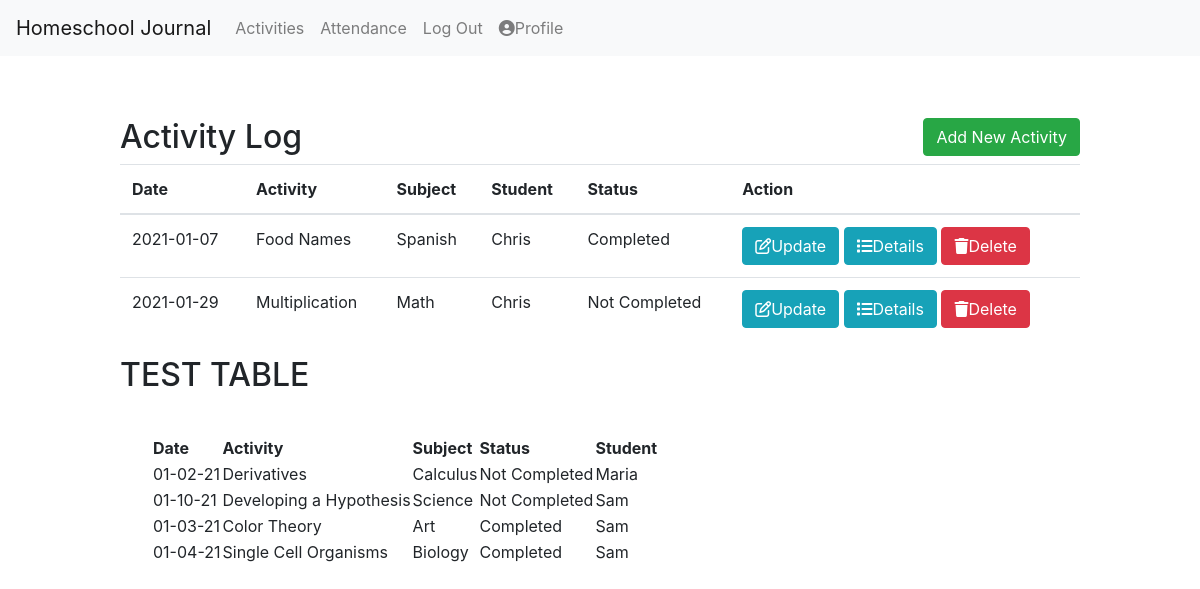
The app's page /log (signed in), older data.
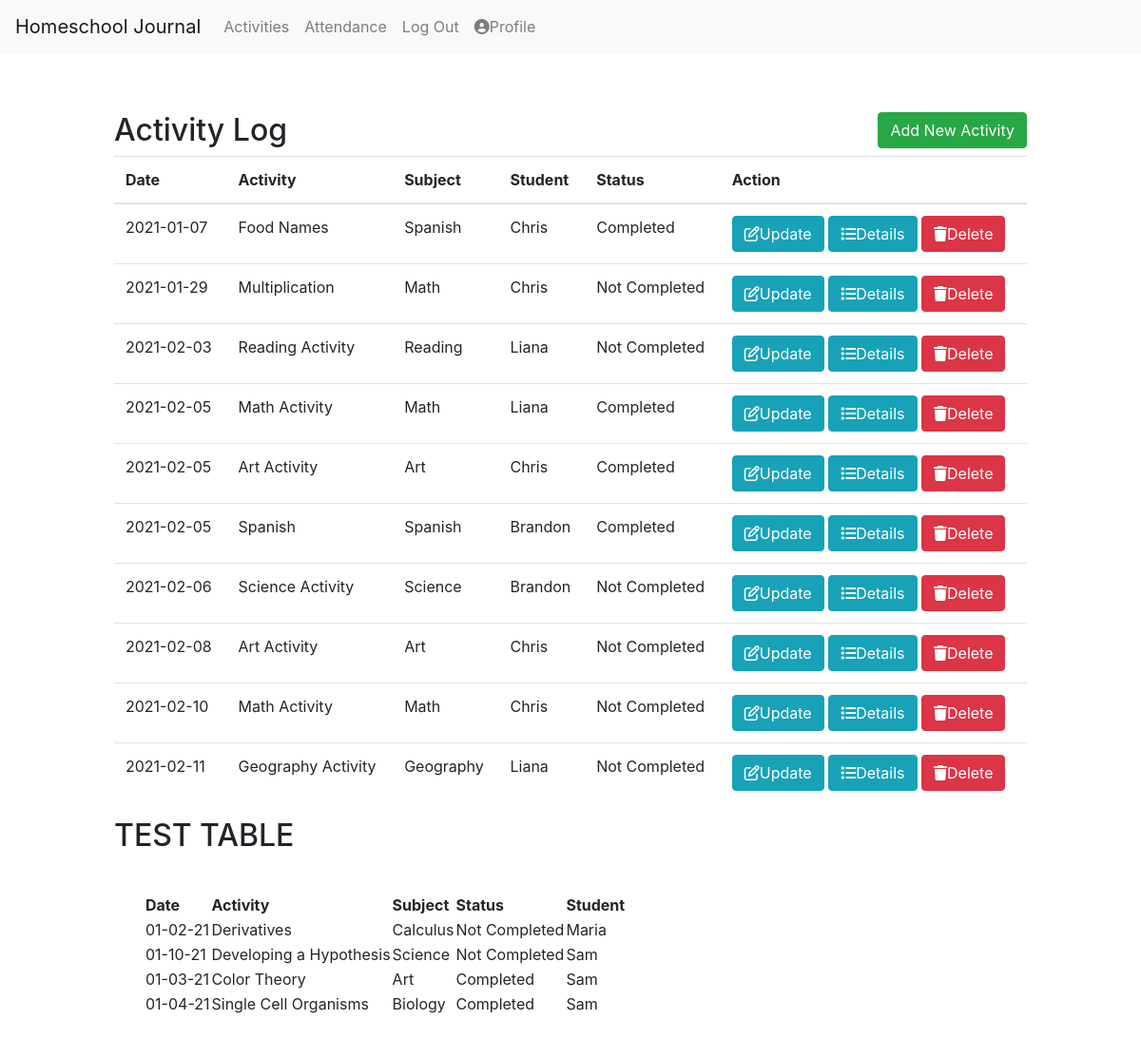
The same page, newer data.
### app/models.py (models this page shows, shortened)
class Activity(db.Model):
    id = db.Column(db.Integer, primary_key=True)
    title = db.Column(db.String(150), index=True, nullable=False)
    user_id = db.Column(db.Integer, db.ForeignKey('user.id'), index=True)
    subject_id = db.Column(db.Integer, db.ForeignKey('subject.id'), index=True, nullable=False)
    student_id = db.Column(db.Integer, db.ForeignKey('student.id'), index=True, nullable=False)
    description = db.Column(db.Text, index=True)
    resources = db.Column(db.Text, index=True)
    activity_date = db.Column(db.String(64), index=True, nullable=False)
    notes = db.Column(db.Text, index=True)
    status = db.Column(db.String(64), index=True, nullable=False)

class Subject(db.Model):
    id = db.Column(db.Integer, primary_key=True)
    user_id = db.Column(db.Integer, db.ForeignKey('user.id'), index=True)
    subject_name = db.Column(db.String(64), index=True)
    activities = db.relationship('Activity', backref='subject', lazy='dynamic')
    def __str__(self):
        return self.subject_name

class Student(db.Model):
    id = db.Column(db.Integer, primary_key=True)
    student_name = db.Column(db.String(64), index=True)
    user_id = db.Column(db.Integer, db.ForeignKey('user.id'))
    attendance = db.relationship('Attendance', backref='student', lazy='dynamic')
    activities = db.relationship('Activity', backref='student', lazy='dynamic')
    def __str__(self):
        return self.student_name

### app/routes.py (the view)
@app.route('/log', methods = ('GET', 'POST'))
@login_required
def log():
    activities = current_user.activities.order_by(Activity.activity_date).all()
    return render_template('log.html', activities=activities)

### app/models.py (called while the page is built)
@login.user_loader
def load_user(id):
    return User.query.get(int(id))

### app/templates/log.html (shortened to what this page needs)
{% extends 'base.html' %}
{% block content %}
    <div class="activity-log-header">
        <h2>Activity Log <a href="{{ url_for('add') }}" id="add-btn" class="btn btn-success float-right">Add New Activity</a></h2>
    </div>
    <table class="table table-hover">
        <thead>
            <tr>
                <th>Date</th>
                <th>Activity</th>
                <th>Subject</th>
                <th>Student</th>
                <th>Status</th>
                <th>Action</th>
            </tr>
        </thead>
        <tbody>
            {% for activity in activities %}
            <tr>
                <td>{{ activity.activity_date }}</td>
                <td>{{ activity.title }}</td>
                <td>{{ activity.subject }}</td>
                <td>{{ activity.student }}</td>
                <td>{{ activity.status }}</td>
                <td>
                    <a href="{{ url_for('update', title=activity.title) }}" class="btn btn-info btn-xs"><i class="far fa-edit"></i>Update</a>
                    <a href="{{ url_for('details', title=activity.title) }}" class="btn btn-info btn-xs"><i class="fas fa-list"></i></i>Details</a>
                    <a href="{{ url_for('delete', id=activity.id) }}" class="btn btn-danger btn-xs" onclick="return confirm('Are you sure you want to delete?')"><i class="fas fa-trash"></i>Delete</a>
                </td>
            </tr>
            {% endfor %}
        </tbody>
    </table>
    <h2>TEST TABLE</h2>
    <div class="container">
        <table id="" data-toggle="table" data-filter-control="true">
            <thead>
                <tr>
                    <th data-field="date" data-sortable="true">Date</th>
                    <th data-field="activity" data-filter-control="select" data-sortable="true">Activity</th>
                    <th data-field="subject" data-filter-control="select" data-sortable="true">Subject</th>
                    <th data-field="status" data-filter-control="select" data-sortable="true">Status</th>
                    <th data-field="student" data-filter-control="select" data-sortable="true">Student</th>
                </tr>
            </thead>
            <tbody>
                <tr>
                    <td>01-02-21</td>
                    <td>Derivatives</td>
                    <td>Calculus</td>
                    <td>Not Completed</td>
                    <td>Maria</td>
                </tr>
                <tr>
                    <td>01-10-21</td>
                    <td>Developing a Hypothesis</td>
                    <td>Science</td>
                    <td>Not Completed</td>
                    <td>Sam</td>
                </tr>
                <tr>
                    <td>01-03-21</td>
                    <td>Color Theory</td>
                    <td>Art</td>
                    <td>Completed</td>
                    <td>Sam</td>
                </tr>
                <tr>
                    <td>01-04-21</td>
                    <td>Single Cell Organisms</td>
                    <td>Biology</td>
                    <td>Completed</td>
                    <td>Sam</td>
                </tr>
            </tbody>
        </table>
    </div>
{% endblock %}

### app/templates/base.html (shortened to what this page needs)
<!DOCTYPE html>
<html lang="en">
    <head>
        <link rel="stylesheet" href="https://stackpath.bootstrapcdn.com/bootstrap/4.3.1/css/bootstrap.min.css">
        <link rel="stylesheet" href="{{ url_for('static', filename='style.css') }}">
        <link rel="stylesheet" href="https://unpkg.com/bootstrap-table@1.18.2/dist/bootstrap-table.min.css">
    </head>
    <body>
      <nav class="navbar navbar-expand-lg navbar-light bg-light">
        <a class="navbar-brand" href="{{ url_for('index') }}">Homeschool Journal</a>
        <div class="collapse navbar-collapse" id="navbarNav">
          <ul class="navbar-nav">
            <li class="nav-item">
              <a class="nav-link" href="{{ url_for('log') }}">Activities</a>
            </li>
            <li class="nav-item">
              <a class="nav-link" href="{{ url_for ('attend') }}">Attendance</a>
            </li>
            <li class="nav-item">
              {% if current_user.is_anonymous %}
              <a class="nav-link" href="{{ url_for ('login') }}">Log In</a>
              {% else %}
              <a class="nav-link" href="{{ url_for ('logout') }}">Log Out</a>
              {% endif %}
            </li>
            <li class="nav-item">
              <a class="nav-link" href="{{ url_for ('profile') }}"><i class="fas fa-user-circle"></i>Profile</a>
            </li>
          </ul>
        </div>
      </nav>
      <div class ="container">
          {% block content %} {% endblock %}
      </div>
    </body>
</html>

### app/static/style.css (style rules this page uses)
body { background-color: #fff; }
.activity-log-header { padding-top: 30px; }
.container { width: 1024px; padding: 2em; }

Row changes from the older to the newer data that the page shows:
added Activity: activity_date "2021-02-03", title "Reading Activity", subject "Reading", student "Liana", status "Not Completed"
added Activity: activity_date "2021-02-05", title "Math Activity", subject "Math", student "Liana", status "Completed"
added Activity: activity_date "2021-02-05", title "Art Activity", subject "Art", student "Chris", status "Completed"
added Activity: activity_date "2021-02-05", title "Spanish", subject "Spanish", student "Brandon", status "Completed"
added Activity: activity_date "2021-02-06", title "Science Activity", subject "Science", student "Brandon", status "Not Completed"
added Activity: activity_date "2021-02-08", title "Art Activity", subject "Art", student "Chris", status "Not Completed"
added Activity: activity_date "2021-02-10", title "Math Activity", subject "Math", student "Chris", status "Not Completed"
added Activity: activity_date "2021-02-11", title "Geography Activity", subject "Geography", student "Liana", status "Not Completed"
